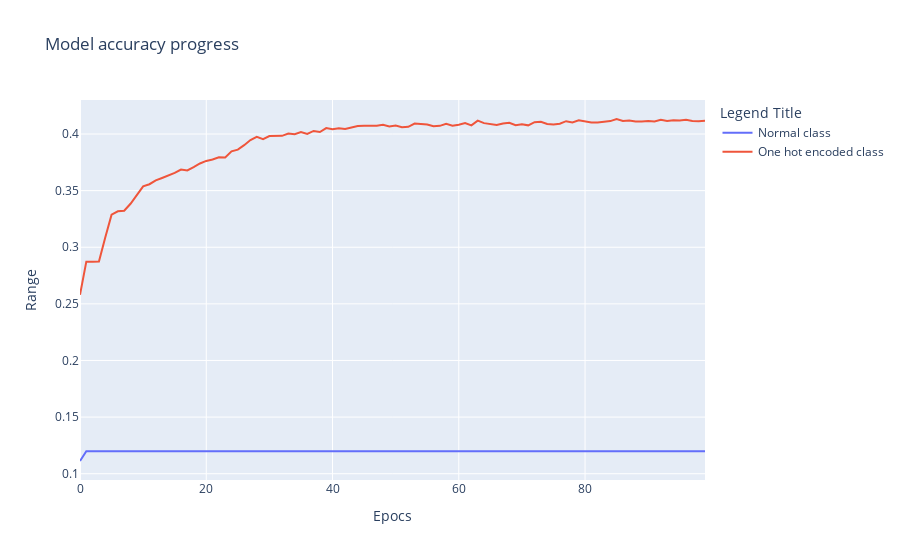

Notebook code for this chart:
### Code cell
import plotly.graph_objects as go

fig = go.Figure()
fig.add_trace(go.Scatter(
    x=y,
    y=x1,
    name="Normal class"
))
fig.add_trace(go.Scatter(
    x=y,
    y=x2,
    name="One hot encoded class"
))
fig.update_layout(
    title="Model accuracy progress",
    xaxis_title="Epocs",
    yaxis_title="Range",
    legend_title="Legend Title",
)
fig.show()
